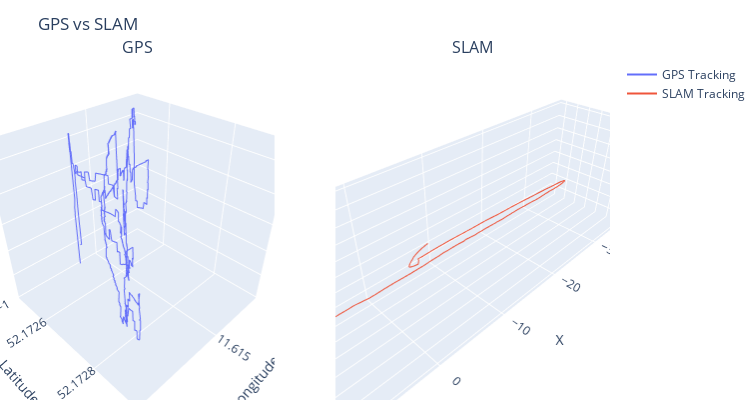

Notebook code for this chart:
### Code cell
import plotly.graph_objs as go
from plotly.subplots import make_subplots
import plotly.offline as py
import numpy as np
import pandas as pd

# Read data from file
gps_data = "/mnt/hdd02/ba_copter_videos/Flight_05/DJIFlightRecord_2024-04-12_[18-34-58].csv"
# File name of trajectory data
slam_data = '/home/bastian/uni/visual_odometry_playground/orb_slam3/orb_slam3_ws/CameraTrajectory.csv'

######################## GPS PLOT ########################

data = pd.read_csv(gps_data)
# print(data.columns)

# Extracting data
latitude = data["OSD.latitude"]
longitude = data["OSD.longitude"]
height = data["OSD.height [ft]"]

# Create subplot
fig = make_subplots(rows=1, cols=2, specs=[[{'type': 'scatter3d'}, {'type': 'scatter3d'}]], subplot_titles=['GPS','SLAM'])

gps_layout = dict(title='GPS',
                  scene=dict(xaxis=dict(title='Longitude'),  # Ändere die Beschriftung der Achsen
                             yaxis=dict(title='Latitude'),
                             zaxis=dict(title='Height [ft]')),  # Ändere die Beschriftung der Achsen
                  margin=dict(l=0, r=0, t=30, b=0))

# Adjust layout
fig.update_scenes(xaxis=dict(title='Longitude'),
                  yaxis=dict(title='Latitude'),
                  zaxis=dict(title='Height [ft]'),
                  row=1, col=1)

# Add trace for trajectory
fig.add_trace(go.Scatter3d(
    x=longitude,
    y=latitude,
    z=height,
    mode='lines', name='GPS Tracking'
), row=1, col=1)

######################## SLAM PLOT ########################

# Lists for delta values
cam_delta_twb_x = []
cam_delta_twb_y = []
cam_delta_twb_z = []

# Read trajectory data and store delta values in lists
with open(slam_data, 'r') as f:
    for line in f:
        parts = line.split()
        cam_delta_twb_x.append(float(parts[1]))
        cam_delta_twb_y.append(float(parts[2]))
        cam_delta_twb_z.append(float(parts[3]))

# Rotation matrix for x-axis
theta_x = np.radians(0)
rotation_matrix_x = np.array([[1, 0, 0],
                            [0, np.cos(theta_x), -np.sin(theta_x)],
                            [0, np.sin(theta_x), np.cos(theta_x)]])

# Rotation matrix for the y-axis
theta_y = np.radians(180)
rotation_matrix_y = np.array([[np.cos(theta_y), 0, np.sin(theta_y)],
                            [0, 1, 0],
                            [-np.sin(theta_y), 0, np.cos(theta_y)]])

# Rotation matrix for the z-axis
theta_z = np.radians(0)
rotation_matrix_z = np.array([[np.cos(theta_z), -np.sin(theta_z), 0],
                            [np.sin(theta_z), np.cos(theta_z), 0],
                            [0, 0, 1]])

# Rotate data around the x-axis
rot_cam_coords_x = np.dot(rotation_matrix_x, np.vstack([cam_delta_twb_x, cam_delta_twb_y, cam_delta_twb_z]))

# Rotate data around the y-axis
rot_cam_coords_y = np.dot(rotation_matrix_y, rot_cam_coords_x)

# Rotate data around the z-axis
rot_cam_coords = np.dot(rotation_matrix_z, rot_cam_coords_y)

slam_layout = dict(title='SLAM',
                  scene=dict(xaxis=dict(title='X'), 
                             yaxis=dict(title='Y'),
                             zaxis=dict(title='Z')), 
                  margin=dict(l=0, r=0, t=30, b=0))

# Adjust layout
fig.update_scenes(xaxis=dict(title='X'),
                  yaxis=dict(title='Y'),
                  zaxis=dict(title='Z'),
                  row=1, col=2)

# Add plot
fig.add_trace(go.Scatter3d(
    x=rot_cam_coords[0], 
    y=rot_cam_coords[1], 
    z=rot_cam_coords[2], 
    #x=cam_delta_twb_x,
    #y=cam_delta_twb_y,
    #z=cam_delta_twb_z,
    mode='lines', name='SLAM Tracking'
), row=1, col=2)

fig.update_layout(title='GPS vs SLAM',
                  width=750,
                  height=400,
                  margin=dict(l=0, r=0, t=60, b=0))

py.iplot(fig)

### Figure 1 — Plotly figure (JSON) as saved in the notebook; plotly's stock layout.template omitted (floating-point values rounded to 4 significant figures; data arrays with more than 128 entries replaced by an {"elided": "..."} marker saying what was removed)
{"data": [{"mode": "lines", "name": "GPS Tracking", "scene": "scene", "type": "scatter3d", "x": {"elided": "1933 float values"}, "y": {"elided": "1933 float values"}, "z": {"elided": "1933 float values"}}, {"mode": "lines", "name": "SLAM Tracking", "scene": "scene2", "type": "scatter3d", "x": {"elided": "7202 float values"}, "y": {"elided": "7202 float values"}, "z": {"elided": "7202 float values"}}], "layout": {"annotations": [{"font": {"size": 16}, "showarrow": false, "text": "GPS", "x": 0.225, "xanchor": "center", "xref": "paper", "y": 1, "yanchor": "bottom", "yref": "paper"}, {"font": {"size": 16}, "showarrow": false, "text": "SLAM", "x": 0.775, "xanchor": "center", "xref": "paper", "y": 1, "yanchor": "bottom", "yref": "paper"}], "height": 400, "margin": {"b": 0, "l": 0, "r": 0, "t": 60}, "scene": {"aspectmode": "auto", "aspectratio": {"x": 1, "y": 1, "z": 1}, "domain": {"x": [0, 0.45], "y": [0, 1]}, "xaxis": {"title": {"text": "Longitude"}, "type": "linear"}, "yaxis": {"title": {"text": "Latitude"}, "type": "linear"}, "zaxis": {"title": {"text": "Height [ft]"}, "type": "linear"}}, "scene2": {"aspectmode": "auto", "aspectratio": {"x": 2.307, "y": 0.6005, "z": 0.7219}, "domain": {"x": [0.55, 1], "y": [0, 1]}, "xaxis": {"title": {"text": "X"}, "type": "linear"}, "yaxis": {"title": {"text": "Y"}, "type": "linear"}, "zaxis": {"title": {"text": "Z"}, "type": "linear"}}, "title": {"text": "GPS vs SLAM"}, "width": 750}}
